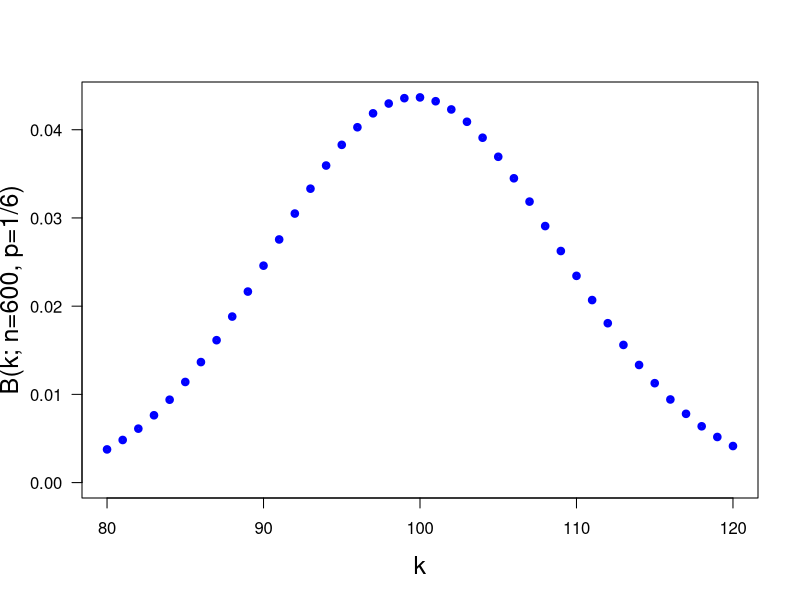

Source code (R):
print('file: ProbBernoulliDice6n.R')
# Bernoulli dbinom(k;n=600,p=1/6) 
p=1/6; n=600; karr=seq(0,n); parr=numeric(n+1) 
parr = dbinom(karr,n,p)
k1 = 81; k2 = 121
# png('BernoulliDie600nD200517.png',width=16,height=16,units='cm',res=300)
plot(karr[k1:k2],parr[k1:k2],type='p',lwd=4,col='blue',xlab='k',
     ylab='B(k; n=600, p=1/6)',las=1,cex=0.6,ylim=c(0,max(parr)),cex.lab=1.5)
# dev.off()
